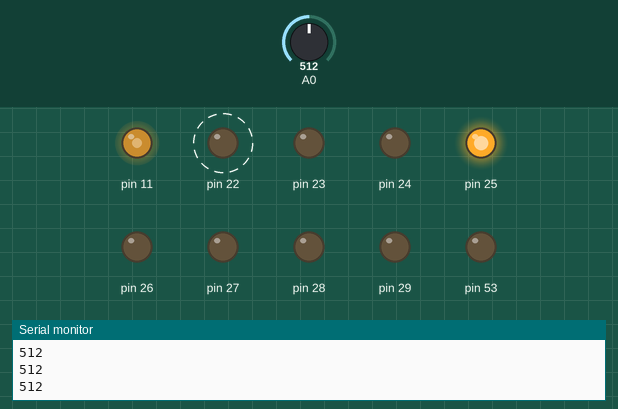
Recording of a sketch running on a simulated Arduino Mega 2560, built with avr-gcc and run on an emulated ATmega2560. On the bench: output pins drawn as LEDs (lit = HIGH), the last lines printed to the serial monitor. Dashed ring = blinking. The inputs (shaded band) are chosen by the test bench; at power-on: A0 = 512.

Above: at 1.2 s.
1.3 s: A0 set to 122
At 2.6 s:
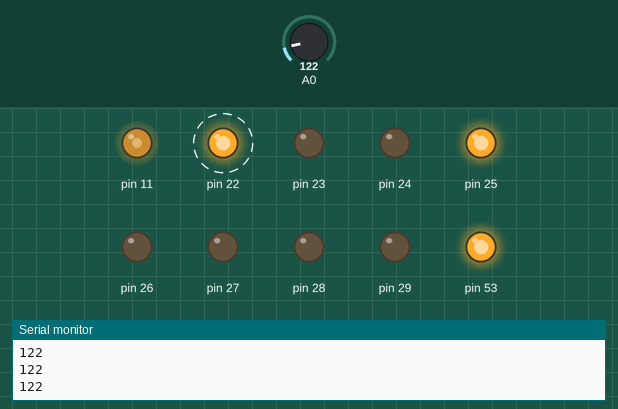
3.1 s: A0 set to 135
At 4.1 s:
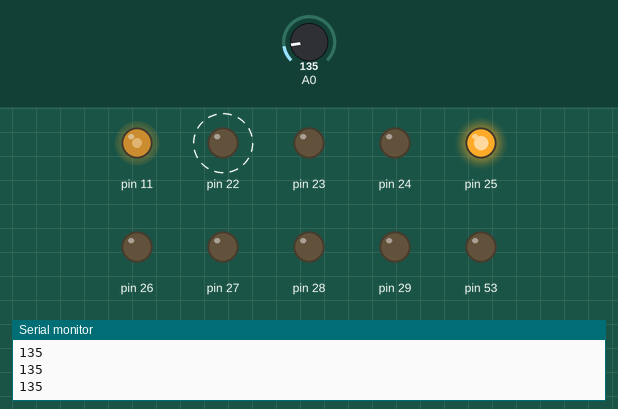
4.6 s: A0 set to 306
At 4.81 s:
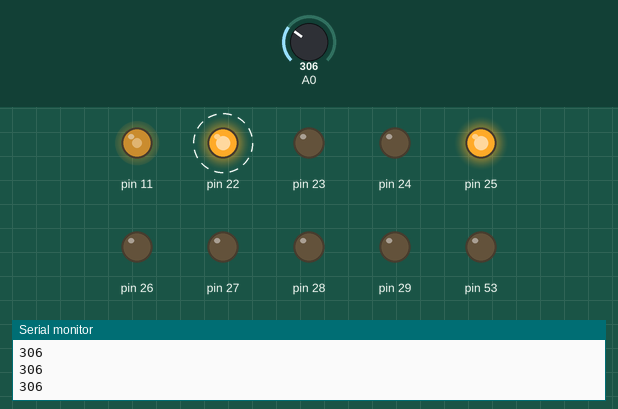
7.6 s: A0 set to 118
At 8.8 s:
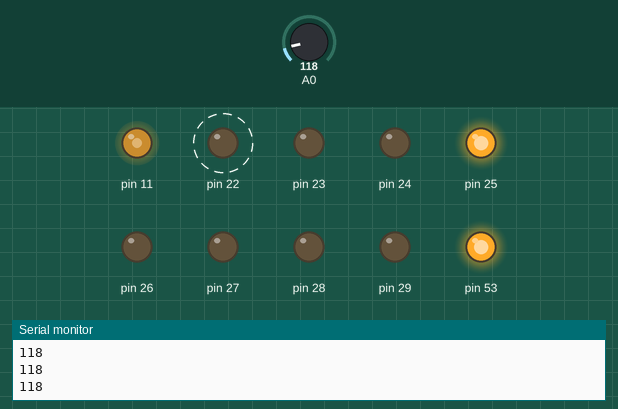
10.6 s: A0 set to 138
At 11.4 s:
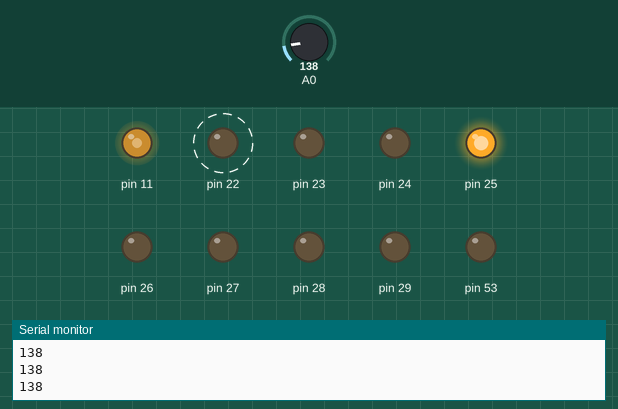
13.6 s: A0 set to 0
At 14.2 s:
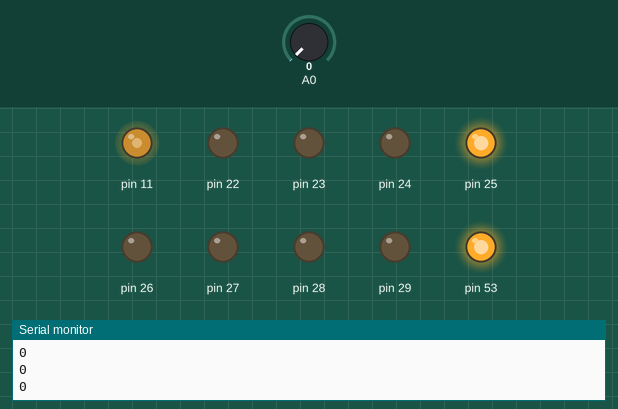
Timing chart, 0 to 16.1 s (numbered marks = the images above; inputs shaded):
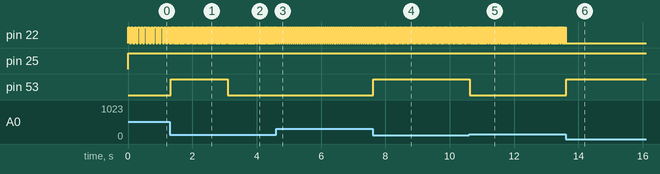

Measured:
- the behaviour switches between 127 and 128 on A0 (found by bisection; images 1 and 2)
- after the input at 1.3 s, pin 22: alternates HIGH for 0.01 s and LOW for 0.01 s, starting at once; pin 53: LOW → HIGH at once
- after the input at 3.1 s, pin 53: HIGH → LOW at once
- after the input at 4.6 s, pin 22: alternates HIGH for 0.03 s and LOW for 0.03 s, starting after 0.10 s
- after the input at 7.6 s, pin 22: alternates HIGH for 0.01 s and LOW for 0.01 s, starting after 0.05 s; pin 53: LOW → HIGH at once
- after the input at 10.6 s, pin 53: HIGH → LOW at once
- after the input at 13.6 s, pin 22: goes on until 13.6 s, then stays LOW; pin 53: LOW → HIGH at once
- by itself, pin 22: alternates HIGH for 0.05 s and LOW for 0.05 s

The sketch:

stp_drv_6575_pwmcontrol.ino
```cpp
/*
  Analog to Digital Converter - Register Level
  10 bit resolution - Single channel
  IMPORTANT !!! access ADCL before ADCH !!!

  Tennessee Technological University
  Tristan Hill - Jan 12, 2016

*/
int val;
int dt;

// the setup function runs once when you press reset or power the board
void setup() {

  // set up LED for testing
  DDRB = DDRB | B00000001;  // sets Arduino Mega pins 53 as output
  DDRA=0b11111111;

  // setup analog to digital converter
  ADMUX |= B00100000;
  // Set ADC reference to AVREF (bit7-6,REFS1-0)
  // Left adjust ADC result to allow easy 8 bit reading (bit5,ADLAR)
  // Use AC0 (bit4-0,MUX4-0)

  ADCSRA |= B10000111;
  // Enable ADC (bit7,ADEN)
  // Start A2D Conversions (bit6,ADSC)
  // Dont Enable auto trigger (bit5,ADATE)
  // Clear Interrupt Flag (bit4,ADIF)
  // Enable Interrupts (bit3,ADIE)
  // Set ADC prescalar to 128 - 125KHz sample rate @ 16MHz (bit 0-2,ADPS2-0)

  // SETUP PWM OUTPUT
  // timer to toggle OC1A (PB5, pin11) on match of OCR1A in Fast PWM mode

  // 10 bit fast pwm mode, normal port operation
  // TCCR1A |= B10000011;
  TCCR1A |= (1<<COM1A1) | (1<<WGM11) | (1<<WGM10);
  // set up timer with prescaler and Fast 10 bit PWM mode (mode 7, bits WGM13:0)
  // I cant figure out why i hvae to turn OFF the bits in CS0:2 (TWH)

  // prescale 1 (none)
  TCCR1B |= (1<<WGM12)  | (1<<CS10);                //CS12:0=001 -> 15.63 kHz
  TCCR1B &= ~(1<<CS11) & ~(1<<CS12);
    // Set compare value to 1Hz at 16MHz AVR clock ???
  // whenever a match occurs OC1A toggles
  OCR1A = 555 ; // this values controls the duty cycle, duty(%)=OCR1A/255*100

  //DDRB |= B00100000; // PB5 (pin 11 on mega) as output
  DDRB |= (1<<PB5); //data direction register

  // setup serial monitior
  Serial.begin(9600);          //  setup serial
  while (! Serial);
  Serial.println("Hello World!");
  Serial.println("STP-DRV-6575 with potentiometer control");

  dt=20;
}

// the loop function runs over and over again forever
void loop() {

  //ADMUX &= ~(1<<MUX0); // change channel to ADC0
  ADCSRA |= (1<<ADSC); //start conversions
  while (!(ADCSRA&B00010000)); // wait for conversion flag(ADIF)
  val=ADCL>>6|ADCH<<2; // IMPORTANT !!! access ADCL before ADCH !!!

  Serial.println(val); //debug print
  if (val<128){
    PORTB |= B00000001; //LED 0 anode high (on)
  } else {
    PORTB  &= B11111110;// LED 0 anode low (off)
  }
  ADCSRA |= (1<<ADIF); //clear conversion flag

  dt=val/10.0;

  PORTA = 0b00001001;
  delay(dt);
  PORTA = 0b00001000;
  delay(dt);


}
```
